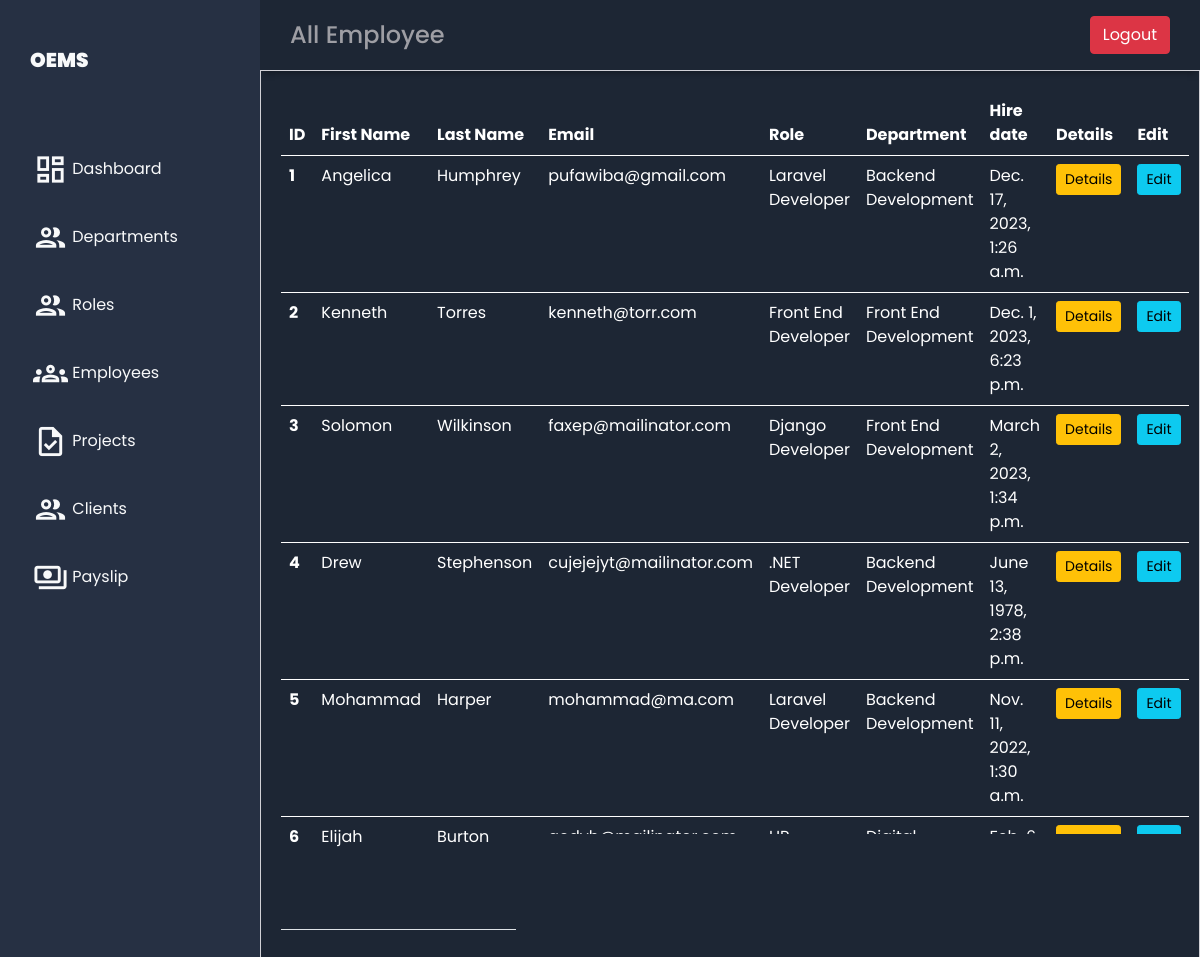
Page /all_emp/ on the committed database.
### emp_app/models.py (models this page shows, shortened)
class Employee(models.Model):
    first_name = models.CharField(max_length=100, null=False)
    last_name = models.CharField(max_length=100)
    email = models.EmailField(max_length=100,blank= True)
    dept = models.ForeignKey(Department, on_delete=models.CASCADE)
    role = models.ForeignKey(Role, on_delete=models.CASCADE, blank=True, null=True)
    salary = models.IntegerField(default=0)
    bonus = models.IntegerField(default=0)
    phone = models.IntegerField(default=0)
    hire_date = models.DateTimeField(blank = True, null = True)

class Role(models.Model):
    role_name = models.CharField(max_length=100)
    def __str__(self):
        return self.role_name

class Department(models.Model):
    dept_name = models.CharField(max_length=100)
    def __str__(self):
        return self.dept_name

### emp_app/views.py (the view)
# urls.py: path('all_emp/',all_emp, name='all_emp'),
def all_emp(request):
    emps = Employee.objects.all()
    context = {
        'emps': emps
    }
    return render(request, 'employees/view_all_emp.html', context)

### templates/employees/view_all_emp.html (shortened to what this page needs)
{% extends "employees/base.html" %}
{% load static %}
{% block header %}All Employee{% endblock %}
{% block content %}
<link rel="stylesheet" href="{% static '/css/view_all_emp.css' %}">
<main class="main-container">
    <table class="table text-white">
      <thead>
        <tr>
          <th scope="col">ID</th>
          <th scope="col">First Name</th>
          <th scope="col">Last Name</th>
          <th scope="col">Email</th>
          <th scope="col">Role</th>
          <th scope="col">Department</th>
          <th scope="col">Hire date</th>
          <th scope="col">Details</th>
          <th scope="col">Edit</th>
        </tr>
      </thead>
        {% for emp in emps %}
      <tbody>
        <tr>
          <th scope="row">{{forloop.counter}}</th>
          <td>{{emp.first_name}}</td>
          <td>{{emp.last_name}}</td>
          <td>{{emp.email}}</td>
          <td>{{emp.role}}</td>
          <td>{{emp.dept}}</td>
          <td>{{emp.hire_date}}</td>
          <td>
            <a href="{% url 'emp_details' emp.id %}">
              <button class="btn btn-warning btn-sm">Details</button>
            </a>
          </td>
          <td>
            <a href="{% url 'edit_emp' emp.id %}">
              <button class="btn btn-info btn-sm">Edit</button>
            </a>
          </td>
        </tr>
        {% endfor %}
      </tbody>
    </table>
</main>
{% endblock %}

### templates/employees/base.html (shortened to what this page needs)
<!DOCTYPE html>
<html lang="en">
  <head>
    {% load static %}
    <link href="https://cdn.jsdelivr.net/npm/bootstrap@5.0.2/dist/css/bootstrap.min.css"rel="stylesheet">
    <link rel="stylesheet" href="{% static '/css/base.css' %}">
  </head>
  <body>
    <div class="grid-container">
      <header class="header">
        <div class="header-title pt-2">
          <h4>{% block header %}{% endblock %}</h4>
        </div>
        <div class="header-right">
          <a href="/logout/" target="_blank" class='btn btn-danger' role="button">
            Logout
          </a>
        </div>
      </header>
      <aside id="sidebar">
        <div class="sidebar-title">
          <div class="sidebar-brand text-light"><strong>OEMS</strong></div>
        </div>
        <ul class="sidebar-list">
          <li class="sidebar-list-item">
            <a href="/dashboard" class="btn btn-toggle align-items-center rounded collapsed text-light"><span class="material-icons-outlined">dashboard</span>
              Dashboard
            </a>
          </li>
          <li class="sidebar-list-item">
            <a class="btn btn-toggle align-items-center rounded collapsed text-light" data-bs-toggle="collapse" data-bs-target="#dept-collapse" aria-expanded="false"><span class="material-icons-outlined">people</span>
              Departments
            </a>
          </li>
          <li class="sidebar-list-item">
            <a class="btn btn-toggle align-items-center rounded collapsed text-light" data-bs-toggle="collapse" data-bs-target="#role-collapse" aria-expanded="false"><span class="material-icons-outlined">people</span>
              Roles
            </a>
          </li>
          <li class="sidebar-list-item">
            <a class="btn btn-toggle align-items-center rounded collapsed text-light" data-bs-toggle="collapse" data-bs-target="#employee-collapse" ><span class="material-icons-outlined">groups</span>
              Employees
            </a>
          </li>
          <li class="sidebar-list-item">
            <a class="btn btn-toggle align-items-center rounded collapsed text-light" data-bs-toggle="collapse" data-bs-target="#project-collapse" aria-expanded="false"><span class="material-icons-outlined">task</span>
              Projects
            </a>
          </li>
          <li class="sidebar-list-item">
            <a class="btn btn-toggle align-items-center rounded collapsed text-light" data-bs-toggle="collapse" data-bs-target="#client-collapse" aria-expanded="false"><span class="material-icons-outlined">people</span>
              Clients
            </a>
          </li>
          <li class="sidebar-list-item">
            <a href="/employee_list" class="btn btn-toggle align-items-center rounded collapsed text-light"><span class="material-icons-outlined">payments</span>
              Payslip
            </a>
          </li>
    </ul>
  </aside>
      {% block content %}
      {% endblock %}
    </div>
  </body>
</html>

### static/css/base.css (style rules this page uses)
body { margin: 0; padding: 0; background-color: #1d2634; color: #9e9ea4; font-family: 'Poppins', sans-serif; }
.material-icons-outlined { vertical-align: middle; line-height: 1px; font-size: 35px; }
.grid-container { display: grid; grid-template-columns: 260px 1fr 1fr 1fr; grid-template-rows: 0.2fr 3fr; grid-template-areas: 'sidebar header header header' 'sidebar main main main'; height: 100vh; }
.header { grid-area: header; height: 70px; display: flex; align-items: center; justify-content: space-between; padding: 0 30px 0 30px; box-shadow: 0 6px 7px -3px rgba(0, 0, 0, 0.35); }
.header-title { display: flex; justify-content: space-between; }
#sidebar { grid-area: sidebar; height: 100%; background-color: #263043; overflow-y: auto; transition: all 0.5s; -webkit-transition: all 0.5s; }
.sidebar-title { display: flex; justify-content: space-between; align-items: center; padding: 30px 30px 30px 30px; margin-bottom: 30px; }
.sidebar-brand { margin-top: 15px; font-size: 20px; font-weight: 700; }
.sidebar-list { padding: 0; margin-top: 15px; list-style-type: none; }
.sidebar-list-item { padding: 15px 20px 15px 20px; font-size: 14px; width: 100%; }
.sidebar-list-item > a { text-decoration: none; color: #d1d1d1; }

### static/css/view_all_emp.css (style rules this page uses)
.main-container { grid-area: main; overflow-y: auto; padding: 20px 20px; color: rgba(255, 255, 255, 0.95); border: 1px solid #d1d1d6; }

### rows in the picture
Employee: first_name "Angelica", last_name "Humphrey", email "pufawiba@gmail.com", role "Laravel Developer", dept "Backend Development", hire_date "Dec. 17, 2023, 1:26 a.m."
Employee: first_name "Kenneth", last_name "Torres", email "kenneth@torr.com", role "Front End Developer", dept "Front End Development", hire_date "Dec. 1, 2023, 6:23 p.m."
Employee: first_name "Solomon", last_name "Wilkinson", email "faxep@mailinator.com", role "Django Developer", dept "Front End Development", hire_date "March 2, 2023, 1:34 p.m."
Employee: first_name "Drew", last_name "Stephenson", email "cujejejyt@mailinator.com", role ".NET Developer", dept "Backend Development", hire_date "June 13, 1978, 2:38 p.m."
Employee: first_name "Mohammad", last_name "Harper", email "mohammad@ma.com", role "Laravel Developer", dept "Backend Development", hire_date "Nov. 11, 2022, 1:30 a.m."
Employee: first_name "Elijah", last_name "Burton", email "qedyh@mailinator.com", role "HR", dept "Digital Marketing", hire_date "Feb. 6, 1975, 8:48 a.m."
